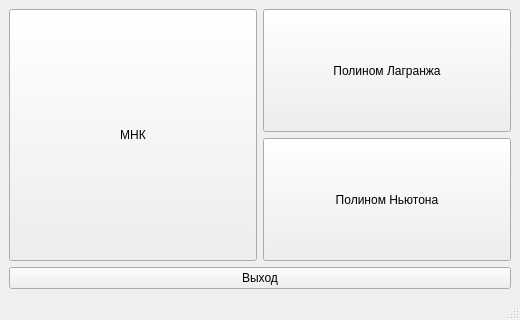
<?xml version="1.0" encoding="UTF-8"?>
<ui version="4.0">
 <class>MainWindow</class>
 <widget class="QMainWindow" name="MainWindow">
  <property name="geometry">
   <rect>
    <x>0</x>
    <y>0</y>
    <width>520</width>
    <height>320</height>
   </rect>
  </property>
  <property name="windowTitle">
   <string>Приближение функций</string>
  </property>
  <widget class="QWidget" name="centralwidget">
   <layout class="QVBoxLayout" name="verticalLayout_2">
    <item>
     <layout class="QHBoxLayout" name="horizontalLayout">
      <item>
       <widget class="QPushButton" name="openMNK">
        <property name="sizePolicy">
         <sizepolicy hsizetype="Minimum" vsizetype="Minimum">
          <horstretch>0</horstretch>
          <verstretch>0</verstretch>
         </sizepolicy>
        </property>
        <property name="text">
         <string>МНК</string>
        </property>
       </widget>
      </item>
      <item>
       <layout class="QVBoxLayout" name="verticalLayout">
        <item>
         <widget class="QPushButton" name="openInterpol">
          <property name="sizePolicy">
           <sizepolicy hsizetype="Minimum" vsizetype="Minimum">
            <horstretch>0</horstretch>
            <verstretch>0</verstretch>
           </sizepolicy>
          </property>
          <property name="text">
           <string>Полином Лагранжа</string>
          </property>
         </widget>
        </item>
        <item>
         <widget class="QPushButton" name="openNew">
          <property name="sizePolicy">
           <sizepolicy hsizetype="Minimum" vsizetype="Minimum">
            <horstretch>0</horstretch>
            <verstretch>0</verstretch>
           </sizepolicy>
          </property>
          <property name="text">
           <string>Полином Ньютона</string>
          </property>
         </widget>
        </item>
       </layout>
      </item>
     </layout>
    </item>
    <item>
     <widget class="QPushButton" name="pushButton">
      <property name="sizePolicy">
       <sizepolicy hsizetype="Minimum" vsizetype="Fixed">
        <horstretch>0</horstretch>
        <verstretch>0</verstretch>
       </sizepolicy>
      </property>
      <property name="text">
       <string>Выход</string>
      </property>
     </widget>
    </item>
   </layout>
  </widget>
  <widget class="QMenuBar" name="menubar">
   <property name="geometry">
    <rect>
     <x>0</x>
     <y>0</y>
     <width>520</width>
     <height>21</height>
    </rect>
   </property>
  </widget>
  <widget class="QStatusBar" name="statusbar"/>
 </widget>
 <resources/>
 <connections>
  <connection>
   <sender>pushButton</sender>
   <signal>clicked()</signal>
   <receiver>MainWindow</receiver>
   <slot>close()</slot>
   <hints>
    <hint type="sourcelabel">
     <x>296</x>
     <y>274</y>
    </hint>
    <hint type="destinationlabel">
     <x>306</x>
     <y>297</y>
    </hint>
   </hints>
  </connection>
 </connections>
</ui>
